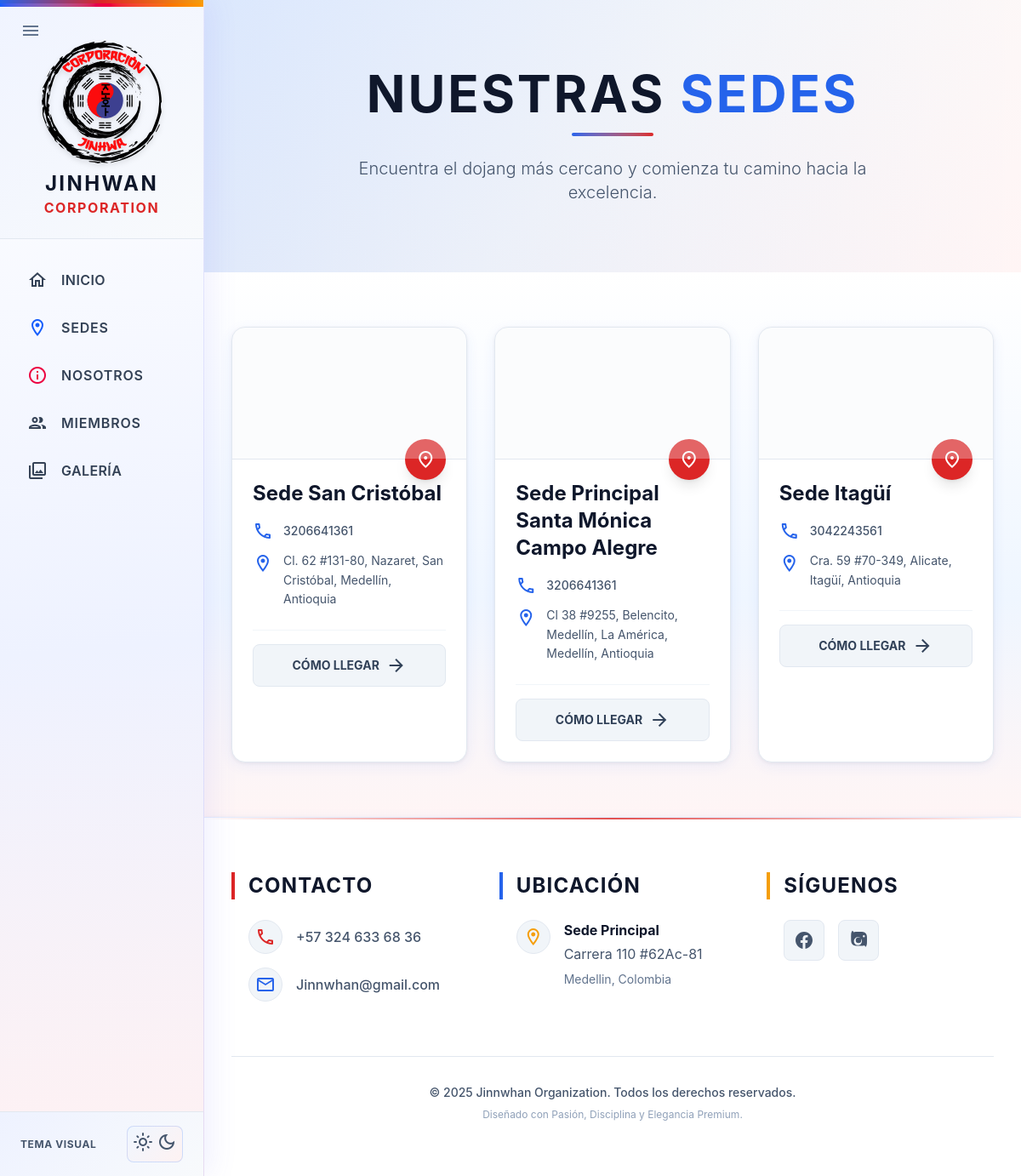
The app's page /sedes with its own data.
### tables this page shows
CREATE TABLE `sedes` (
  `id_sede` int NOT NULL AUTO_INCREMENT,
  `nombre` varchar(100) NOT NULL,
  `direccion` varchar(255) DEFAULT NULL,
  `telefono` varchar(50) DEFAULT NULL,
  `horario` varchar(100) DEFAULT NULL,
  PRIMARY KEY (`id_sede`)
);

### controladores/Web/SedesController.php (called while the page is built)
<?php
include_once __DIR__ . '/../../modelos/Sede.php';
class WebSedesController extends Controller {
    public function index() {
        $sedeModel = new Sede();
        $sedes     = $sedeModel->getAll();
        $this->view('web/sedes', [
            'sedes'      => $sedes,
            'page_title' => 'Nuestras Sedes'
        ]);
    }
}

### core/Router.php (called while the page is built, shortened)
<?php
class Router {
    private $routes = [];
    public function get($path, $callback) {
        $this->routes['GET'][$path] = $callback;
    }
    public function post($path, $callback) {
        $this->routes['POST'][$path] = $callback;
    }
    public function dispatch() {
        $method = $_SERVER['REQUEST_METHOD'];
        $path = parse_url($_SERVER['REQUEST_URI'], PHP_URL_PATH);
        if (array_key_exists($path, $this->routes[$method] ?? [])) {
            $callback = $this->routes[$method][$path];
            if (is_array($callback)) {
                $methodName = $callback[1];
                $controller = new $controllerClass();
                return $controller->$methodName();
            }
            return call_user_func($callback);
        }
    }
}

### ruteador.php (called while the page is built, shortened)
<?php
include_once __DIR__ . '/controladores/Web/SedesController.php';
include_once __DIR__ . '/controladores/Administracion/SedesController.php';
$router = new Router();
$router->get('/', [WebInicioController::class, 'portal']);
$router->get('/portal', [WebInicioController::class, 'portal']);
$router->get('/inicio', [WebInicioController::class, 'index']);
$router->get('/nosotros', [WebPaginaController::class, 'nosotros']);
$router->get('/sedes', [WebSedesController::class, 'index']);
$router->get('/miembros', [WebMiembrosController::class, 'index']);
$router->get('/galeria', [WebGaleriaController::class, 'index']);
$router->get('/estudiante/dashboard', [EstudianteDashboardController::class, 'index']);
$router->get('/estudiante/estudio', [EstudianteEstudioController::class, 'index']);
$router->post('/ascensos/toggle', [EstudianteEstudioController::class, 'toggle']);
$router->get('/estudiante/historial', [EstudianteHistorialController::class, 'index']);
$router->get('/estudiante/historial/certificado', [EstudianteHistorialController::class, 'certificado']);
$router->get('/estudiante/perfil', [UsuarioPerfilController::class, 'index']);
$router->post('/estudiante/perfil/update', [UsuarioPerfilController::class, 'update']);
$router->get('/usuario/perfil', [UsuarioPerfilController::class, 'index']);
$router->post('/usuario/perfil/update', [UsuarioPerfilController::class, 'update']);
$router->get('/perfil', [UsuarioPerfilController::class, 'index']);
$router->post('/perfil/update', [UsuarioPerfilController::class, 'update']);
$router->get('/usuario/calendario', [UsuarioCalendarioController::class, 'index']);
$router->get('/usuario/calendario/get-eventos', [UsuarioCalendarioController::class, 'getEventos']);
$router->get('/login', [AutenticacionController::class, 'loginForm']);
$router->post('/login/process', [AutenticacionController::class, 'login']);
$router->get('/logout', [AutenticacionController::class, 'logout']);
$router->get('/registro', [AutenticacionController::class, 'registroForm']);
$router->post('/registro/process', [AutenticacionController::class, 'processRegistro']);
$router->get('/registro/completar', [AutenticacionController::class, 'completarRegistroForm']);
$router->post('/registro/completar/process', [AutenticacionController::class, 'processCompletarRegistro']);
$router->get('/admin/dashboard', [AdminDashboardController::class, 'index']);
$router->get('/admin/ascensos', [AdminAscensosController::class, 'index']);
$router->post('/admin/ascensos/create', [AdminAscensosController::class, 'store']);
$router->post('/admin/ascensos/update', [AdminAscensosController::class, 'update']);
$router->post('/admin/ascensos/delete', [AdminAscensosController::class, 'delete']);
$router->get('/admin/sedes', [AdminSedesController::class, 'index']);
$router->post('/admin/sedes/create', [AdminSedesController::class, 'store']);
$router->post('/admin/sedes/update', [AdminSedesController::class, 'update']);
$router->post('/admin/sedes/delete', [AdminSedesController::class, 'delete']);
$router->get('/admin/miembros', [AdminMiembrosController::class, 'index']);
$router->post('/admin/miembros/create', [AdminMiembrosController::class, 'store']);
$router->post('/admin/miembros/update', [AdminMiembrosController::class, 'update']);
$router->post('/admin/miembros/delete', [AdminMiembrosController::class, 'delete']);
$router->post('/admin/miembros/delete-bulk', [AdminMiembrosController::class, 'deleteBulk']);
$router->get('/admin/perfiles-publicos', [AdminPerfilesPublicosController::class, 'index']);
$router->post('/admin/perfiles-publicos/update', [AdminPerfilesPublicosController::class, 'update']);
$router->post('/admin/perfiles-publicos/toggle', [AdminPerfilesPublicosController::class, 'toggleVisibility']);
$router->post('/admin/perfiles-publicos/bulk', [AdminPerfilesPublicosController::class, 'bulkVisibility']);
$router->get('/admin/registros', [AdminRegistrosController::class, 'index']);
$router->post('/admin/registros/aprobar', [AdminRegistrosController::class, 'aprobar']);
$router->post('/admin/registros/rechazar', [AdminRegistrosController::class, 'rechazar']);
$router->get('/admin/certificado-preview', [AdminRegistrosController::class, 'certificadoPreview']);
$router->get('/admin/calendario', [AdminCalendarioController::class, 'index']);
$router->get('/admin/calendario/get-eventos', [AdminCalendarioController::class, 'getEventos']);
$router->post('/admin/calendario/create', [AdminCalendarioController::class, 'store']);
$router->post('/admin/calendario/update', [AdminCalendarioController::class, 'update']);
$router->post('/admin/calendario/delete', [AdminCalendarioController::class, 'delete']);
$router->get('/admin/reportes', [AdminReportesController::class, 'index']);
$router->get('/admin/galeria', [AdminGaleriaController::class, 'index']);
$router->get('/admin/galeria/crear', [AdminGaleriaController::class, 'crear']);
$router->post('/admin/galeria/store', [AdminGaleriaController::class, 'store']);
$router->post('/admin/galeria/delete', [AdminGaleriaController::class, 'delete']);
$router->get('/maestro/dashboard', [MaestroDashboardController::class, 'index']);
$router->get('/maestro/alumnos', [MaestroAlumnosController::class, 'index']);
$router->get('/maestro/solicitudes-ascenso', [MaestroSolicitudesAscensoController::class, 'index']);
$router->post('/maestro/solicitudes-ascenso/create', [MaestroSolicitudesAscensoController::class, 'store']);
$router->post('/maestro/solicitudes-ascenso/aprobar', [MaestroSolicitudesAscensoController::class, 'aprobar']);
$router->post('/maestro/solicitudes-ascenso/rechazar', [MaestroSolicitudesAscensoController::class, 'rechazar']);
$router->get('/maestro/solicitudes-ascenso/certificado', [MaestroSolicitudesAscensoController::class, 'certificado']);
$router->dispatch();

### index.php (called while the page is built, shortened)
<?php
require_once __DIR__ . '/conexion.php';
require_once __DIR__ . '/core/Model.php';
require_once __DIR__ . '/core/Router.php';
require_once __DIR__ . '/modelos/Sede.php';
require_once __DIR__ . '/ruteador.php';

### conexion.php (called while the page is built, shortened)
<?php
class Database {
    private static $instance = null;
    private $connection;
    private $host = 'localhost';
    private $user = 'root';
    private $pass = '';
    private $name = 'jinhwa_corporation';
    private function __construct() {
        $this->connection = new mysqli($this->host, $this->user, $this->pass, $this->name);
        $this->connection->set_charset("utf8mb4");
        $this->connection->query("SET NAMES 'utf8mb4'");
        $this->connection->query("SET CHARACTER SET utf8mb4");
    }
    public static function getInstance() {
        if (!self::$instance) {
            self::$instance = new Database();
        }
        return self::$instance;
    }
    public function getConnection() {
        return $this->connection;
    }
}

### core/Model.php (called while the page is built, shortened)
<?php
class Model {
    public function __construct() {
        $this->db = Database::getInstance()->getConnection();
    }
}

### modelos/Sede.php (called while the page is built, shortened)
<?php
class Sede extends Model {
    public function getAll() {
        $sql = "SELECT s.id_sede as id, s.nombre, s.direccion, s.telefono, s.horario,
                       COUNT(p.id_persona) as numero_estudiantes
                FROM sedes s
                LEFT JOIN personas p ON s.id_sede = p.id_sede
                GROUP BY s.id_sede, s.nombre, s.direccion, s.telefono, s.horario
                ORDER BY s.id_sede ASC";
        $result = $this->db->query($sql);
        return $result ? $result->fetch_all(MYSQLI_ASSOC) : [];
    }
}

### vistas/web/sedes.php (the view, shortened to what this page needs)
<?php include __DIR__ . '/../layout/sitio_cabecera.php'; ?>
<section class="text-slate-900 dark:text-white py-20 relative overflow-hidden transition-colors duration-300" style="background:linear-gradient(135deg,#eff6ff 0%,#fafafa 50%,#fff5f5 100%)">
    <div class="dark:hidden absolute inset-0" style="background:linear-gradient(135deg,#eff6ff 0%,#fafafa 50%,#fff5f5 100%)"></div>
    <div class="absolute inset-0 bg-gradient-to-r from-tkd-blue/10 dark:from-tkd-blue/15 to-transparent"></div>
    <div class="container mx-auto px-4 relative z-10 text-center">
        <h1 class="text-5xl md:text-6xl font-display font-bold uppercase tracking-wider mb-4 animate-fade-in-up transition-colors">
            Nuestras <span class="text-tkd-blue">Sedes</span>
        </h1>
        <div class="w-24 h-1 bg-gradient-to-r from-tkd-blue to-tkd-red mx-auto rounded-full mb-6"></div>
        <p class="text-xl text-slate-600 dark:text-slate-300 max-w-2xl mx-auto font-light animate-fade-in-up transition-colors" style="animation-delay: 0.2s;">
            Encuentra el dojang más cercano y comienza tu camino hacia la excelencia.
        </p>
    </div>
</section>
<section class="py-16 relative min-h-[60vh] overflow-hidden transition-colors duration-300" style="background:linear-gradient(180deg,#ffffff 0%,#eff6ff 60%,#fff5f5 100%)">
    <div class="container mx-auto px-4 sm:px-6 lg:px-8 relative z-10">
        <div class="grid grid-cols-1 md:grid-cols-2 lg:grid-cols-3 gap-8">
            <?php foreach ($sedes as $index => $cede): ?>
                <div class="bg-white dark:bg-slate-900/60 border border-slate-200 dark:border-slate-800/80 rounded-2xl overflow-hidden group shadow-sm hover:shadow-lg animate-fade-in-up transition-all duration-300" style="animation-delay: <?= $index * 0.1 ?>s;">
                    <div class="aspect-video relative overflow-hidden border-b border-slate-200 dark:border-slate-800/80 transition-colors">
                        <iframe width="100%" height="100%" frameborder="0" scrolling="no" marginheight="0" marginwidth="0" src="https://maps.google.com/maps?q=<?= urlencode($cede['direccion']) ?>&output=embed" class="grayscale dark:invert opacity-80 group-hover:grayscale-0 group-hover:dark:invert-0 group-hover:opacity-100 transition-all duration-500"></iframe>
                    </div>
                    <div class="p-6 relative">
                        <div class="absolute top-0 right-6 transform -translate-y-1/2 w-12 h-12 bg-tkd-red rounded-full flex items-center justify-center text-white shadow-lg group-hover:scale-110 transition-all duration-300">
                            <span class="material-icons-outlined">place</span>
                        </div>
                        <h3 class="text-2xl font-display font-bold text-slate-900 dark:text-white mb-2 group-hover:text-tkd-blue transition-colors">
                            <?= htmlspecialchars($cede['nombre']) ?>
                        </h3>
                        <div class="space-y-3 mt-4">
                            <div class="flex items-center gap-3 text-slate-600 dark:text-slate-300 transition-colors">
                                <span class="material-icons-outlined text-tkd-blue">phone</span>
                                <span class="font-medium text-sm"><?= htmlspecialchars($cede['telefono'] ?? 'N/A') ?></span>
                            </div>
                            <div class="flex items-start gap-3 text-slate-600 dark:text-slate-300 transition-colors">
                                <span class="material-icons-outlined text-tkd-blue mt-0.5">location_on</span>
                                <span class="text-sm leading-relaxed"><?= htmlspecialchars($cede['direccion']) ?></span>
                            </div>
                        </div>
                        <div class="mt-6 pt-4 border-t border-slate-100 dark:border-slate-800/80 transition-colors">
                            <a href="https://maps.google.com/maps?q=<?= urlencode($cede['direccion']) ?>" target="_blank" class="flex items-center justify-center gap-2 w-full py-3 rounded-lg bg-slate-100 dark:bg-slate-900/60 border border-slate-200 dark:border-slate-800 text-slate-700 dark:text-slate-300 font-bold uppercase text-sm hover:bg-tkd-blue hover:border-tkd-blue hover:text-white hover:shadow-lg transition-all">
                                <span>Cómo llegar</span>
                                <span class="material-icons-outlined text-sm">arrow_forward</span>
                            </a>
                        </div>
                    </div>
                </div>
            <?php endforeach; ?>
        </div>
    </div>
</section>
<?php include __DIR__ . '/../layout/sitio_pie.php'; ?>

### records on screen
sedes: nombre "Sede San Cristóbal", telefono "3206641361", direccion "Cl. 62 #131-80, Nazaret, San Cristóbal, Medellín, Antioquia"
sedes: nombre "Sede Principal Santa Mónica Campo Alegre", telefono "3206641361", direccion "Cl 38 #9255, Belencito, Medellín, La América, Medellín, Antioquia"
sedes: nombre "Sede Itagüí", telefono "3042243561", direccion "Cra. 59 #70-349, Alicate, Itagüí, Antioquia"
